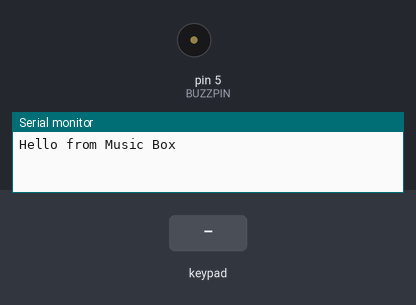
This sketch was run on a simulated Arduino Uno, built with avr-gcc and run on an emulated ATmega328P. Shown: buzzer (waves = sounding), the last lines printed to the serial monitor. Inputs (shaded band) come from the test bench.

Above: at 1.2 s.
1.3 s: keypad keys 4 3 2 1 0 pressed 0.4 s apart
At 1.4 s:
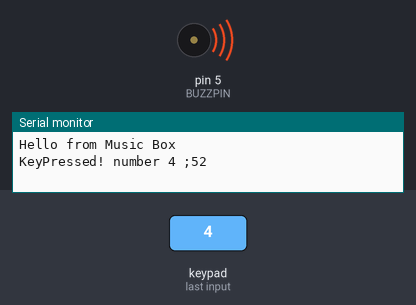
4.8 s: key '5' pressed
At 5.6 s:
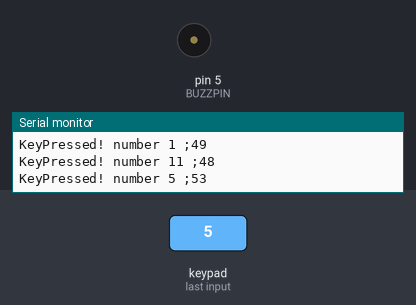
6.5 s: key '6' pressed
At 6.6 s:
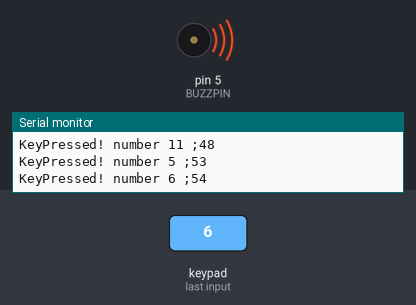
8.2 s: keypad keys 4 3 2 1 0 # pressed 0.4 s apart
At 10.9 s:
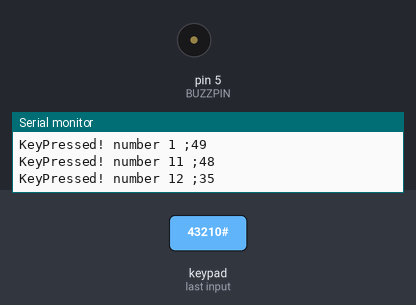
Timing chart, 0 to 12.4 s (numbered marks = the images above; inputs shaded):
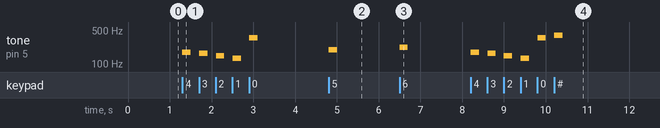

Measured:
- after the input at 1.3 s, tone on pin 5 (BUZZPIN): plays 175 Hz for 0.20 s, 165 Hz for 0.20 s, 147 Hz for 0.20 s, 131 Hz for 0.20 s, 349 Hz for 0.20 s, starting at once
- after the input at 4.8 s, tone on pin 5 (BUZZPIN): silent → 196 Hz at once, → silent 0.20 s later
- after the input at 6.5 s, tone on pin 5 (BUZZPIN): silent → 220 Hz at once, → silent 0.20 s later
- after the input at 8.2 s, tone on pin 5 (BUZZPIN): plays 175 Hz for 0.20 s, 165 Hz for 0.20 s, 147 Hz for 0.20 s, 131 Hz for 0.20 s, 349 Hz for 0.20 s, 392 Hz for 0.20 s, starting at once

The sketch:

musicBox.ino
```cpp
/* the tutorial code for 3x4 Matrix Keypad with Arduino is as
This code prints the key pressed on the keypad to the serial port*/
/*************************************************
 * Public Constants
 *************************************************/

#define NOTE_B0  31
#define NOTE_C1  33
#define NOTE_CS1 35
#define NOTE_D1  37
#define NOTE_DS1 39
#define NOTE_E1  41
#define NOTE_F1  44
#define NOTE_FS1 46
#define NOTE_G1  49
#define NOTE_GS1 52
#define NOTE_A1  55
#define NOTE_AS1 58
#define NOTE_B1  62
#define NOTE_C2  65
#define NOTE_CS2 69
#define NOTE_D2  73
#define NOTE_DS2 78
#define NOTE_E2  82
#define NOTE_F2  87
#define NOTE_FS2 93
#define NOTE_G2  98
#define NOTE_GS2 104
#define NOTE_A2  110
#define NOTE_AS2 117
#define NOTE_B2  123
#define NOTE_C3  131
#define NOTE_CS3 139
#define NOTE_D3  147
#define NOTE_DS3 156
#define NOTE_E3  165
#define NOTE_F3  175
#define NOTE_FS3 185
#define NOTE_G3  196
#define NOTE_GS3 208
#define NOTE_A3  220
#define NOTE_AS3 233
#define NOTE_B3  247
#define NOTE_C4  262
#define NOTE_CS4 277
#define NOTE_D4  294
#define NOTE_DS4 311
#define NOTE_E4  330
#define NOTE_F4  349
#define NOTE_FS4 370
#define NOTE_G4  392
#define NOTE_GS4 415
#define NOTE_A4  440
#define NOTE_AS4 466
#define NOTE_B4  494
#define NOTE_C5  523
#define NOTE_CS5 554
#define NOTE_D5  587
#define NOTE_DS5 622
#define NOTE_E5  659
#define NOTE_F5  698
#define NOTE_FS5 740
#define NOTE_G5  784
#define NOTE_GS5 831
#define NOTE_A5  880
#define NOTE_AS5 932
#define NOTE_B5  988
#define NOTE_C6  1047
#define NOTE_CS6 1109
#define NOTE_D6  1175
#define NOTE_DS6 1245
#define NOTE_E6  1319
#define NOTE_F6  1397
#define NOTE_FS6 1480
#define NOTE_G6  1568
#define NOTE_GS6 1661
#define NOTE_A6  1760
#define NOTE_AS6 1865
#define NOTE_B6  1976
#define NOTE_C7  2093
#define NOTE_CS7 2217
#define NOTE_D7  2349
#define NOTE_DS7 2489
#define NOTE_E7  2637
#define NOTE_F7  2794
#define NOTE_FS7 2960
#define NOTE_G7  3136
#define NOTE_GS7 3322
#define NOTE_A7  3520
#define NOTE_AS7 3729
#define NOTE_B7  3951
#define NOTE_C8  4186
#define NOTE_CS8 4435
#define NOTE_D8  4699
#define NOTE_DS8 4978


#include "Keypad.h"

#define BUZZPIN 5

const byte Rows= 4; //number of rows on the keypad i.e. 4
const byte Cols= 3; //number of columns on the keypad i,e, 3

//we will definne the key map as on the key pad:


char hexaKeys[Rows][Cols] = {
  {'1', '2', '3'},
  {'4', '5', '6'},
  {'7', '8', '9'},
  {'*', '0', '#'}
};

int keyToInt(char key){
  int var;
  switch(key) {
    case '*':
      var = 10;
      break;
    case '#':
      var = 12;
      break;
    case '0':
      var = 11;
      break;
    default:
      var = int(key - '0');
      break;
  }
  return var;
}

int Notes[] = {0,
  NOTE_C3,
  NOTE_D3,
  NOTE_E3,
  NOTE_F3,
  NOTE_G3,
  NOTE_A3,
  NOTE_B3,
  NOTE_C4,
  NOTE_D4,
  NOTE_E4,
  NOTE_F4,
  NOTE_G4
};


//  a char array is defined as it can be seen on the above


//keypad connections to the arduino terminals is given as:

byte rPins[Rows]= {4, 3, 2, 10}; //Rows 0 to 3
byte cPins[Cols]= {9, 6, 7}; //Columns 0 to 2

// command for library forkeypad
//initializes an instance of the Keypad class
Keypad kpd= Keypad(makeKeymap(hexaKeys), rPins, cPins, Rows, Cols);

void setup()
{
     Serial.begin(9600);  // initializing serail monitor
     Serial.println("Hello from Music Box");
}

//If key is pressed, this key is stored in 'keypressed' variable
//If key is not equal to 'NO_KEY', then this key is printed out
void loop()
{
     int keypressed = kpd.getKey();
     if (keypressed != NO_KEY)
     {
          Serial.print("KeyPressed! ");
          Serial.print("number ");
          Serial.print(keyToInt(keypressed));
          Serial.print(" ;");
          Serial.println(keypressed);
          int noteDuration = 200;
          tone(BUZZPIN, Notes[keyToInt(keypressed)], noteDuration);

          // to distinguish the notes, set a minimum time between them.
          // the note's duration + 30% seems to work well:
           int pauseBetweenNotes = noteDuration * 1.30;
          delay(pauseBetweenNotes);
          // stop the tone playing:
          noTone(BUZZPIN);
     }
}
```
